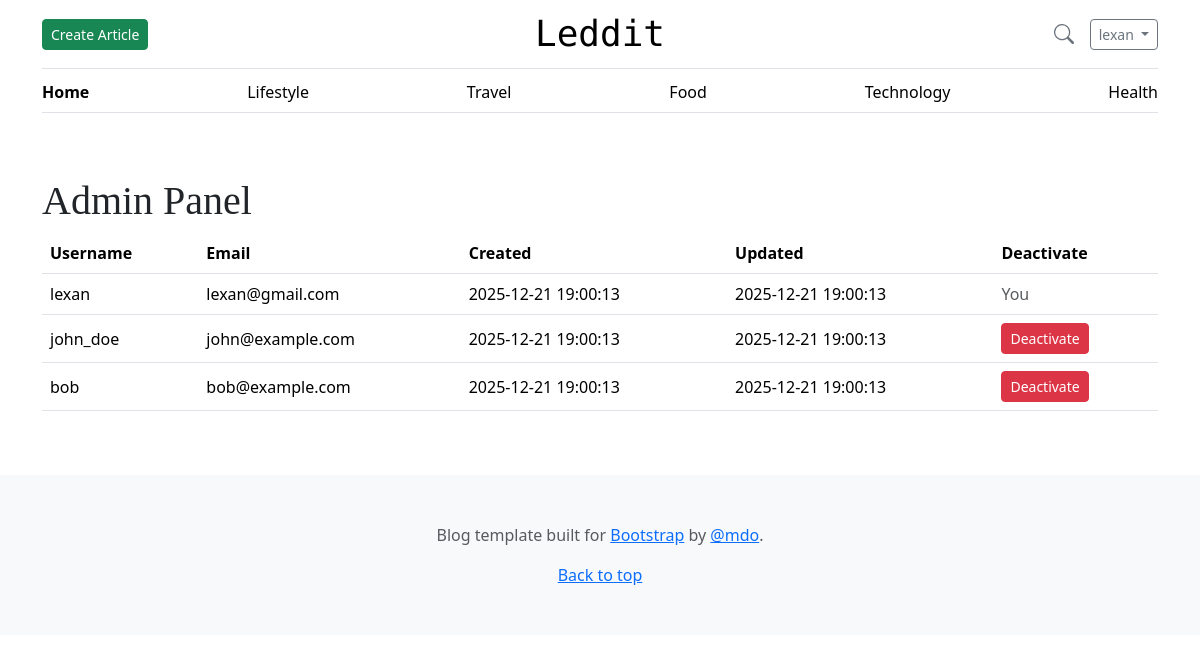
/admin_panel.php (signed in), run on the app's committed database.
### tables this page shows
CREATE TABLE users (
    user_id INT AUTO_INCREMENT PRIMARY KEY,  
    username VARCHAR(50) NOT NULL UNIQUE,    
    password_hash VARCHAR(255) NOT NULL,     
    email VARCHAR(100) UNIQUE,               
    is_active BOOLEAN DEFAULT TRUE,          
    created_at TIMESTAMP DEFAULT CURRENT_TIMESTAMP,  
    updated_at TIMESTAMP DEFAULT CURRENT_TIMESTAMP ON UPDATE CURRENT_TIMESTAMP  
);

### www/admin_panel.php (the view, shortened to what this page needs)
<?php
require_once("db_access.php");
$user_id = $_SESSION["user_id_logged_in"] ?? null;
$sql = "SELECT user_id, username, email, created_at, updated_at
        FROM users
        WHERE is_active = 1";
$stmt = $pdo->prepare($sql);
$stmt->execute();
$users = $stmt->fetchAll(PDO::FETCH_ASSOC);
?>
<!DOCTYPE html>
<html lang="en">
<head>
    <?php readfile(__DIR__ . "/assets/head.html"); ?>
</head>
<body>
<?php require_once("./assets/navbar.php"); ?>
<main class="container py-5">
    <h1>Admin Panel</h1>
    <table class="table align-middle">
        <thead>
            <tr>
                <th>Username</th>
                <th>Email</th>
                <th>Created</th>
                <th>Updated</th>
                <th>Deactivate</th>
            </tr>
        </thead>
        <tbody>
        <?php foreach ($users as $row): ?>
            <tr>
                <td><?= htmlspecialchars($row["username"]) ?></td>
                <td><?= htmlspecialchars($row["email"]) ?></td>
                <td><?= htmlspecialchars($row["created_at"]) ?></td>
                <td><?= htmlspecialchars($row["updated_at"]) ?></td>
                <td>
                    <?php if ($row["user_id"] != $user_id): ?>
                        <form method="post" action="delete_user.php" onsubmit="return confirm('Deactivate User?');">
                            <button type="submit" class="btn btn-danger btn-sm">
                                Deactivate
                            </button>
                        </form>
                    <?php else: ?>
                        <span class="text-muted">You</span>
                    <?php endif; ?>
                </td>
            </tr>
        <?php endforeach; ?>
        </tbody>
    </table>
</main>
<?php readfile("./assets/footer.html"); ?>
</body>
</html>

### www/assets/navbar.php (shortened to what this page needs)
<?php
$roles = $_SESSION["user_roles"] ?? [];
$is_logged_in = isset($_SESSION["user_id_logged_in"]);
$is_admin     = in_array("admin", $roles);
$is_blogger   = $is_admin || in_array("blogger", $roles);
?>
<div class="container">
    <header class="border-bottom lh-1 py-3">
        <div class="row flex-nowrap justify-content-between align-items-center">
            <div class="col-4 d-flex justify-content-start align-items-center">
                <?php if ($is_blogger): ?>
                    <a href="../editor.php" class="btn btn-sm btn-success">
                        Create Article
                    </a>
                <?php endif; ?>
            </div>
            <div class="col-4 text-center">
                <a class="blog-header-logo text-body-emphasis text-decoration-none" href="../index.php">
                    Leddit
                </a>
            </div>
            <div class="col-4 d-flex justify-content-end align-items-center">
                <a class="link-secondary" href="#" aria-label="Search"
                   data-bs-toggle="modal" data-bs-target="#searchModal">
                    <svg class="bi mx-3" aria-hidden="true" width="20" height="20">
                        <use xlink:href="/assets/bootstrap-5.3.8/bootstrap-icons-1.13.1/bootstrap-icons.svg#search"></use>
                    </svg>
                </a>
                <?php if ($is_logged_in): ?>
                    <div class="dropdown">
                        <button class="btn btn-sm btn-outline-secondary dropdown-toggle"
                                type="button" data-bs-toggle="dropdown">
                            <?= htmlspecialchars($_SESSION["user_name_logged_in"]) ?>
                        </button>
                    </div>
                <?php endif; ?>
            </div>
        </div>
    </header>
    <div class="nav-scroller py-1 mb-3 border-bottom">
        <nav class="nav nav-underline justify-content-between">
            <a class="nav-item nav-link link-body-emphasis active" href="../index.php">Home</a>
            <a class="nav-item nav-link link-body-emphasis" href="#">Lifestyle</a>
            <a class="nav-item nav-link link-body-emphasis" href="#">Travel</a>
            <a class="nav-item nav-link link-body-emphasis" href="#">Food</a>
            <a class="nav-item nav-link link-body-emphasis" href="#">Technology</a>
            <a class="nav-item nav-link link-body-emphasis" href="#">Health</a>
        </nav>
    </div>
</div>

### www/assets/css/blog.css (style rules this page uses)
.blog-header-logo { font-family: "DM Mono", "Reddit Mono", "Playfair Display", Georgia, "Times New Roman", serif; font-size: 2.25rem; }
h1, h2, h3, h4, h5, h6 { font-family: "Playfair Display", Georgia, "Times New Roman", serif; }
.bi { vertical-align: -0.125em; fill: currentColor; }
.nav-scroller { position: relative; z-index: 2; height: 2.75rem; overflow-y: hidden; }
.nav-scroller .nav { display: flex; flex-wrap: nowrap; padding-bottom: 1rem; margin-top: -1px; overflow-x: auto; text-align: center; white-space: nowrap; -webkit-overflow-scrolling: touch; }

### data on the page
users: username "lexan", email "lexan@gmail.com", created_at "2025-12-21 19:00:13", updated_at "2025-12-21 19:00:13", shows "You"
users: username "john_doe", email "john@example.com", created_at "2025-12-21 19:00:13", updated_at "2025-12-21 19:00:13"
users: username "bob", email "bob@example.com", created_at "2025-12-21 19:00:13", updated_at "2025-12-21 19:00:13"

### other printed values
$_SESSION["user_name_logged_in"] "lexan"
